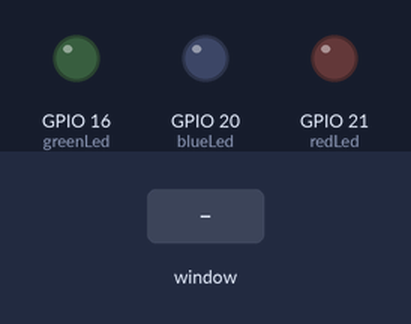
Simulated run of this program. Board: Raspberry Pi (BCM pin numbers). Shown: output pins drawn as LEDs (lit = HIGH). The inputs (shaded band) are chosen by the test bench. The desktop window is not drawn, its controls go by their first labels and the mouse button is held 0.15 s. At 5.8 s the program stops and its outputs stay as they are.

Above: at 1.2 s.
1.3 s: control labelled "LED ON" in the window clicked
At 1.8 s:
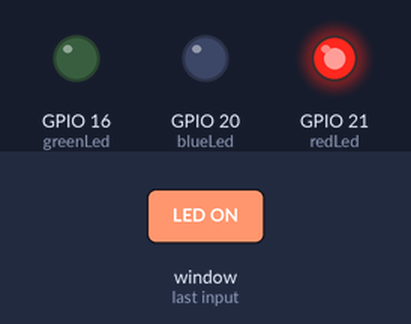
2.8 s: control no. 2 labelled "LED ON" in the window clicked
At 4.0 s:
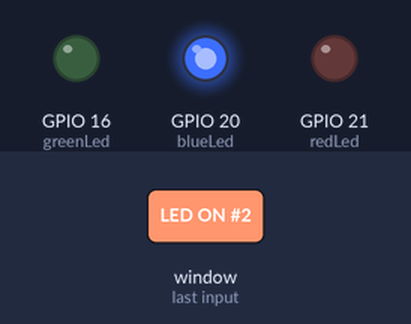
4.3 s: control no. 3 labelled "LED ON" in the window clicked
At 5.3 s:
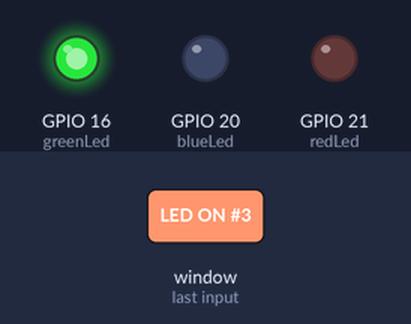
5.8 s: control labelled "Exit" in the window clicked
At 6.5 s:
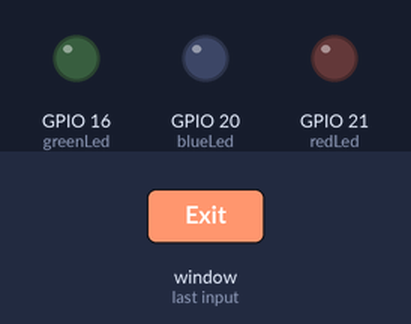
Timing chart, 0 to 7.3 s (numbered marks = the images above; inputs shaded):
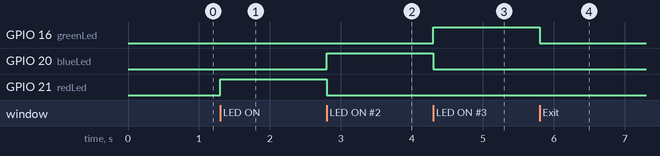

The program:

makinggui.py
```python
from gpiozero import LED
import RPi.GPIO
from tkinter import *
import tkinter.font
RPi.GPIO.setmode(RPi.GPIO.BCM)

# Hardware
redLed = LED(21)
blueLed = LED(20)
greenLed = LED(16)

# GUI DEFINITIONS
win = Tk()
win.title("LED Toggle")
myFont = tkinter.font.Font(family = 'Comic Sans', size = 12, weight = "bold")

# Event Functions #

def toggleRedLED():
    if redLed.is_lit:
        redLed.off()
        ledRedButton["text"] = "LED ON"
    else:
        redLed.on()
        ledRedButton["text"] = "LED OFF"

        blueLed.off()
        ledBlueButton["text"] = "LED ON"
        greenLed.off()
        ledGreenButton["text"] = "LED ON"

def toggleBlueLED():
    if blueLed.is_lit :
        blueLed.off()
        ledBlueButton["text"] = "LED ON"
    else:
        blueLed.on()
        ledBlueButton["text"] = "LED OFF"

        greenLed.off()
        ledGreenButton["text"] = "LED ON"
        redLed.off()
        ledRedButton["text"] = "LED On"

def toggleGreenLED():
    if greenLed.is_lit :
        greenLed.off()
        ledGreenButton["text"] = "LED ON"
    else:
        greenLed.on()
        ledGreenButton["text"] = "LED OFF"

        redLed.off()
        ledRedButton["text"] = "LED On"
        blueLed.off()
        ledBlueButton["text"] = "LED ON"

def closeApp():
    RPi.GPIO.cleanup()
    win.destroy()

# WIDGETS
ledRedButton = Button(win, text = 'LED ON', font = myFont, command = toggleRedLED, bg = 'red', height = 1, width = 24)
ledRedButton.grid(row=0, column=1)

ledBlueButton = Button(win,text = 'LED ON', font = myFont, command = toggleBlueLED, bg = 'blue', height = 1, width = 24)
ledBlueButton.grid(row=1, column=1)

ledGreenButton = Button(win,text = 'LED ON', font = myFont, command = toggleGreenLED, bg = 'green', height = 1, width = 24)
ledGreenButton.grid(row=2, column=1)

exitButton = Button(win,text = 'Exit', font = myFont, command = closeApp, bg = 'red', height = 1, width = 6)
exitButton.grid(row=3, column=1)

# Clean exit
win.protocol("WM_DELETE_WINDOW", closeApp)

# Loops events, keeps gui running
win.mainloop()
```

Measured:
- after the input at 1.3 s, GPIO 21 (redLed): LOW → HIGH at once
- after the input at 2.8 s, GPIO 20 (blueLed): LOW → HIGH at once; GPIO 21 (redLed): HIGH → LOW at once
- after the input at 4.3 s, GPIO 16 (greenLed): LOW → HIGH at once; GPIO 20 (blueLed): HIGH → LOW at once
- after the input at 5.8 s, GPIO 16 (greenLed): HIGH → LOW at once
